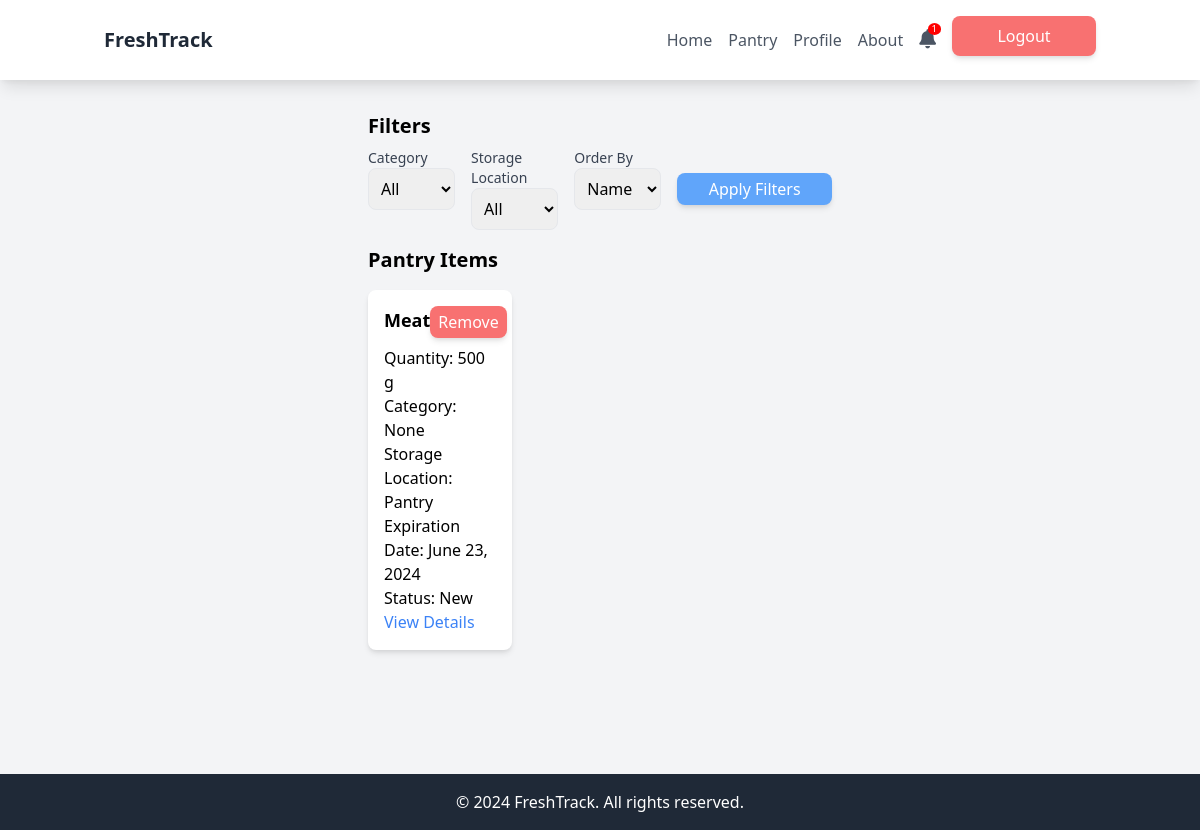
The app's page /pantry/ (signed in), older data.
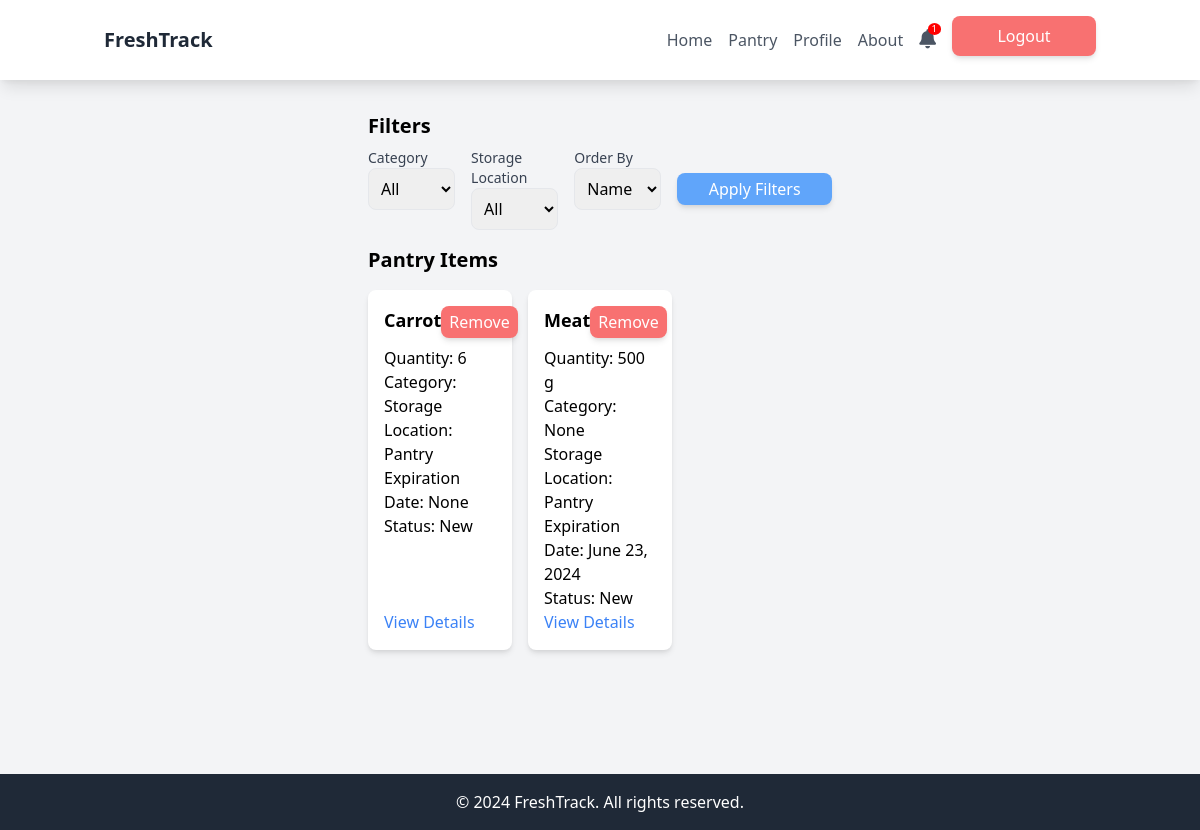
The same page, newer data.
### freshtrack/models.py (models this page shows, shortened)
class Product(models.Model):
    user = models.ForeignKey(User, on_delete=models.CASCADE)
    name = models.CharField(max_length=100)
    quantity = models.PositiveIntegerField()
    unit_of_measure = models.CharField(max_length=10, null=True, blank=True)
    expiration_date = models.DateField(null=True, blank=True)
    always_in_stock = models.BooleanField(default=False)
    status = models.CharField(max_length=50, default="New")
    category = models.CharField(max_length=100, null=True, blank=True)
    storage_location = models.CharField(max_length=100, null=True, blank=True)
    notes = models.TextField(null=True, blank=True)

### freshtrack/views/pantry_views.py (the view)
# urls.py: path('pantry/', pantry, name='pantry'),
@login_required
def pantry(request):
    user = request.user
    pantry_items = Product.objects.filter(user=user)
    categories = pantry_items.values_list('category', flat=True).distinct()
    storage_locations = ["Pantry", "Fridge", "Freezer", "Spices", "Beverages", "Other"]
    category_filter = request.GET.get('category')
    storage_location_filter = request.GET.get('storage_location')
    order_by = request.GET.get('order_by', 'name_asc')
    if category_filter:
        pantry_items = pantry_items.filter(category=category_filter)
    if storage_location_filter:
        pantry_items = pantry_items.filter(storage_location=storage_location_filter)
    if order_by == 'name_asc':
        pantry_items = pantry_items.order_by('name')
    elif order_by == 'name_desc':
        pantry_items = pantry_items.order_by('-name')
    elif order_by == 'expiration_date_asc':
        pantry_items = pantry_items.order_by('expiration_date')
    elif order_by == 'expiration_date_desc':
        pantry_items = pantry_items.order_by('-expiration_date')
    return render(request, 'pantry.html', {
        'pantry_items': pantry_items,
        'categories': categories,
        'storage_locations': storage_locations,
        'selected_category': category_filter,  # Passa il valore selezionato per il filtro categoria
        'selected_storage_location': storage_location_filter,  # Passa il valore selezionato per il filtro di posizione di archiviazione
        'order_by': order_by,  # Passa il criterio di ordinamento selezionato
    })

### freshtrack/context_processors.py (called while the page is built)
def notifications_count(request):
    if request.user.is_authenticated:
        count = Notification.objects.filter(user=request.user, is_read=False).count()
    else:
        count = 0
    return {
        'notifications_count': count
    }

### frontend/templates/pantry.html (shortened to what this page needs)
{% extends 'commonNAVaccount.html' %}
{% block content %}
<div class="flex-1 px-4 py-8 mx-auto w-full md:w-1/2 mt-20">
    <div class="mb-4">
        <h2 class="text-xl font-bold mb-2">Filters</h2>
        <form action="{% url 'pantry' %}" method="get">
            <div class="flex flex-wrap space-y-4 md:space-y-0 md:flex-nowrap md:space-x-4">
                <div class="w-full md:w-1/3">
                    <label for="category" class="block text-sm font-medium text-gray-700">Category</label>
                    <select name="category" id="category" class="p-2 border rounded-lg w-full">
                        <option value="">All</option>
                    </select>
                </div>
                <div class="w-full md:w-1/3">
                    <label for="storage_location" class="block text-sm font-medium text-gray-700">Storage Location</label>
                    <select name="storage_location" id="storage_location" class="p-2 border rounded-lg w-full">
                        <option value="">All</option>
                    </select>
                </div>
                <div class="w-full md:w-1/3">
                    <label for="order_by" class="block text-sm font-medium text-gray-700">Order By</label>
                    <select name="order_by" id="order_by" class="p-2 border rounded-lg w-full">
                        <option value="name_asc" {% if order_by == 'name_asc' %} selected {% endif %}>Name (A-Z)</option>
                    </select>
                </div>
                <div class="w-full flex items-center justify-center md:w-1/3">
                    <button type="submit" class="bg-blue-400 text-white py-1 px-2 rounded-lg shadow-md hover:bg-blue-500 transition duration-300 block md:inline-block w-40 text-center flex justify-center items-center">Apply Filters</button>
                </div>
            </div>
        </form>
    </div>
    <div class="mb-8">
        <h2 class="text-xl font-bold mb-4">Pantry Items</h2>
        <div class="grid grid-cols-1 sm:grid-cols-2 md:grid-cols-3 gap-4">
            {% for item in pantry_items %}
                <div class="bg-white rounded-lg shadow-md p-4 flex flex-col">
                    <div class="flex justify-between items-start mb-2">
                        <h3 class="text-lg font-semibold">{{ item.name }}</h3>
                        <form action="{% url 'remove_from_pantry_page' item.id %}" method="post">
                            <button type="submit" class="bg-red-400 text-white py-1 px-2 rounded-lg shadow-md hover:bg-red-500 transition duration-300 w-18 text-center self-start">Remove</button>
                        </form>
                    </div>
                    <p>Quantity: {{ item.quantity }} {% if item.unit_of_measure != 'u' %}{{ item.unit_of_measure }}{% endif %}</p>
                    <p>Category: {{ item.category }}</p>
                    <p>Storage Location: {{ item.storage_location }}</p>
                    <p>Expiration Date: {{ item.expiration_date }}</p>
                    <p>Status: {{ item.status }}</p>
                    <a href="{% url 'pantry_product_detail' item.id %}" class="text-blue-500 hover:underline mt-auto">View Details</a>
                </div>
            {% endfor %}
        </div>
    </div>
</div>
{% endblock %}

### frontend/templates/commonNAVaccount.html (shortened to what this page needs)
{% load static %}
<!DOCTYPE html>
<html lang="en">
<head>
    <link href="https://cdn.jsdelivr.net/npm/tailwindcss@^2.0/dist/tailwind.min.css" rel="stylesheet">
    <link href="https://cdnjs.cloudflare.com/ajax/libs/font-awesome/6.0.0-beta3/css/all.min.css" rel="stylesheet">
</head>
<body class="flex flex-col min-h-screen bg-gray-100">
    <nav class="bg-white shadow-lg h-20 fixed w-full z-50">
        <div class="container mx-auto px-4">
            <div class="flex justify-between items-center py-4">
                <h1 class="text-xl font-bold text-gray-800">FreshTrack</h1>
                <div class="flex items-center">
                    <div class="hidden md:flex space-x-4">
                        <a href="/home" class="text-gray-600 hover:text-gray-800">Home</a>
                        <a href="/pantry" class="text-gray-600 hover:text-gray-800">Pantry</a>
                        <a href="/profile" class="text-gray-600 hover:text-gray-800">Profile</a>
                        <a href="/about" class="text-gray-600 hover:text-gray-800">About</a>
                    </div>
                    <a href="/notifications" class="text-gray-600 hover:text-gray-800 ml-4 notifications-icon">
                        <i class="fas fa-bell"></i>
                        {% if notifications_count > 0 %}
                            <span class="badge">{{ notifications_count }}</span>
                        {% endif %}
                    </a>
                    <form action="{% url 'logout' %}" method="post" class="bg-red-400 text-white py-2 px-4 rounded-lg shadow-md hover:bg-red-500 transition duration-300 ml-4 block md:inline-block mb-2 w-36 text-center flex justify-center items-center">
                        <button type="submit" class="text-white">Logout</button>
                    </form>
                </div>
            </div>
        </div>
    </nav>
    <div class="content container mx-auto px-4">
        {% block content %}
        {% endblock %}
    </div>
    <footer class="bg-gray-800 text-white py-4">
        <div class="container mx-auto px-4">
            <p class="text-center">&copy; 2024 FreshTrack. All rights reserved.</p>
        </div>
    </footer>
</body>
</html>

### frontend/templates/commonNAVaccount.html (style rules this page uses)
body { margin: 0; padding: 0; display: flex; flex-direction: column; min-height: 100vh; }
.content { flex-grow: 1; padding-bottom: 60px; }
footer { background-color: #333; color: white; padding: 20px; width: 100%; position: relative; bottom: 0; }
.notifications-icon { position: relative; display: inline-block; }
.notifications-icon .fa-bell { font-size: 1.2rem; }
.notifications-icon .badge { position: absolute; top: -5px; right: -5px; padding: 1px 4px; border-radius: 50%; background-color: red; color: white; font-size: 0.6rem; line-height: 1; }

Row changes from the older to the newer data that the page shows:
added Product: name "Carrot", quantity "6", storage_location "Pantry", expiration_date "None", status "New"
